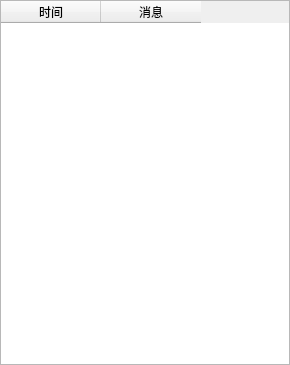
<?xml version="1.0" encoding="UTF-8"?>
<ui version="4.0">
 <class>Log</class>
 <widget class="QWidget" name="Log">
  <property name="geometry">
   <rect>
    <x>0</x>
    <y>0</y>
    <width>290</width>
    <height>365</height>
   </rect>
  </property>
  <property name="windowTitle">
   <string>Form</string>
  </property>
  <layout class="QVBoxLayout" name="verticalLayout">
   <property name="spacing">
    <number>0</number>
   </property>
   <property name="leftMargin">
    <number>0</number>
   </property>
   <property name="topMargin">
    <number>0</number>
   </property>
   <property name="rightMargin">
    <number>0</number>
   </property>
   <property name="bottomMargin">
    <number>0</number>
   </property>
   <item>
    <widget class="QWidget" name="widget" native="true">
     <property name="styleSheet">
      <string notr="true">#widget
{
background-color: rgb(14, 26, 50);
}</string>
     </property>
     <layout class="QVBoxLayout" name="verticalLayout_2">
      <property name="spacing">
       <number>0</number>
      </property>
      <property name="leftMargin">
       <number>0</number>
      </property>
      <property name="topMargin">
       <number>0</number>
      </property>
      <property name="rightMargin">
       <number>0</number>
      </property>
      <property name="bottomMargin">
       <number>0</number>
      </property>
      <item>
       <widget class="QTableWidget" name="tableWidget">
        <property name="minimumSize">
         <size>
          <width>235</width>
          <height>365</height>
         </size>
        </property>
        <property name="focusPolicy">
         <enum>Qt::NoFocus</enum>
        </property>
        <column>
         <property name="text">
          <string>时间</string>
         </property>
        </column>
        <column>
         <property name="text">
          <string>消息</string>
         </property>
        </column>
       </widget>
      </item>
     </layout>
    </widget>
   </item>
  </layout>
 </widget>
 <resources/>
 <connections/>
</ui>
